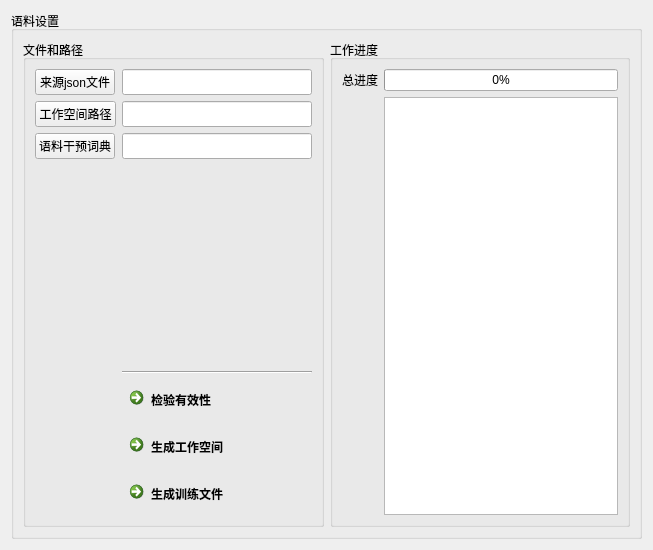
      <widget class="QWidget" name="my_page_corpus">
       <layout class="QGridLayout" name="gridLayout_2">
        <item row="1" column="0">
         <widget class="QGroupBox" name="groupBox_2">
          <property name="title">
           <string>语料设置</string>
          </property>
          <layout class="QHBoxLayout" name="horizontalLayout_2">
           <item>
            <widget class="QGroupBox" name="groupBox_7">
             <property name="sizePolicy">
              <sizepolicy hsizetype="Expanding" vsizetype="Preferred">
               <horstretch>1</horstretch>
               <verstretch>0</verstretch>
              </sizepolicy>
             </property>
             <property name="title">
              <string>文件和路径</string>
             </property>
             <layout class="QFormLayout" name="formLayout">
              <item row="0" column="0">
               <widget class="QPushButton" name="pushButton">
                <property name="sizePolicy">
                 <sizepolicy hsizetype="Minimum" vsizetype="Minimum">
                  <horstretch>0</horstretch>
                  <verstretch>0</verstretch>
                 </sizepolicy>
                </property>
                <property name="minimumSize">
                 <size>
                  <width>0</width>
                  <height>20</height>
                 </size>
                </property>
                <property name="text">
                 <string>来源json文件</string>
                </property>
               </widget>
              </item>
              <item row="0" column="1">
               <widget class="QLineEdit" name="lineEdit">
                <property name="sizePolicy">
                 <sizepolicy hsizetype="Preferred" vsizetype="Minimum">
                  <horstretch>0</horstretch>
                  <verstretch>0</verstretch>
                 </sizepolicy>
                </property>
                <property name="minimumSize">
                 <size>
                  <width>0</width>
                  <height>20</height>
                 </size>
                </property>
               </widget>
              </item>
              <item row="1" column="0">
               <widget class="QPushButton" name="pushButton_3">
                <property name="sizePolicy">
                 <sizepolicy hsizetype="Minimum" vsizetype="Minimum">
                  <horstretch>0</horstretch>
                  <verstretch>0</verstretch>
                 </sizepolicy>
                </property>
                <property name="minimumSize">
                 <size>
                  <width>0</width>
                  <height>20</height>
                 </size>
                </property>
                <property name="text">
                 <string>工作空间路径</string>
                </property>
               </widget>
              </item>
              <item row="1" column="1">
               <widget class="QLineEdit" name="lineEdit_3">
                <property name="sizePolicy">
                 <sizepolicy hsizetype="Preferred" vsizetype="Minimum">
                  <horstretch>0</horstretch>
                  <verstretch>0</verstretch>
                 </sizepolicy>
                </property>
                <property name="minimumSize">
                 <size>
                  <width>0</width>
                  <height>20</height>
                 </size>
                </property>
               </widget>
              </item>
              <item row="2" column="0">
               <widget class="QPushButton" name="pushButton_2">
                <property name="sizePolicy">
                 <sizepolicy hsizetype="Minimum" vsizetype="Minimum">
                  <horstretch>0</horstretch>
                  <verstretch>0</verstretch>
                 </sizepolicy>
                </property>
                <property name="minimumSize">
                 <size>
                  <width>0</width>
                  <height>20</height>
                 </size>
                </property>
                <property name="text">
                 <string>语料干预词典</string>
                </property>
               </widget>
              </item>
              <item row="2" column="1">
               <widget class="QLineEdit" name="lineEdit_2">
                <property name="sizePolicy">
                 <sizepolicy hsizetype="Preferred" vsizetype="Minimum">
                  <horstretch>0</horstretch>
                  <verstretch>0</verstretch>
                 </sizepolicy>
                </property>
                <property name="minimumSize">
                 <size>
                  <width>0</width>
                  <height>20</height>
                 </size>
                </property>
               </widget>
              </item>
              <item row="4" column="1">
               <widget class="Line" name="line">
                <property name="orientation">
                 <enum>Qt::Horizontal</enum>
                </property>
               </widget>
              </item>
              <item row="5" column="1">
               <widget class="QCommandLinkButton" name="commandLinkButton">
                <property name="sizePolicy">
                 <sizepolicy hsizetype="Preferred" vsizetype="Fixed">
                  <horstretch>0</horstretch>
                  <verstretch>0</verstretch>
                 </sizepolicy>
                </property>
                <property name="minimumSize">
                 <size>
                  <width>0</width>
                  <height>25</height>
                 </size>
                </property>
                <property name="text">
                 <string>检验有效性</string>
                </property>
               </widget>
              </item>
              <item row="6" column="1">
               <widget class="QCommandLinkButton" name="commandLinkButton_2">
                <property name="sizePolicy">
                 <sizepolicy hsizetype="Preferred" vsizetype="Fixed">
                  <horstretch>0</horstretch>
                  <verstretch>0</verstretch>
                 </sizepolicy>
                </property>
                <property name="minimumSize">
                 <size>
                  <width>0</width>
                  <height>25</height>
                 </size>
                </property>
                <property name="text">
                 <string>生成工作空间</string>
                </property>
               </widget>
              </item>
              <item row="7" column="1">
               <widget class="QCommandLinkButton" name="commandLinkButton_3">
                <property name="sizePolicy">
                 <sizepolicy hsizetype="Preferred" vsizetype="Fixed">
                  <horstretch>0</horstretch>
                  <verstretch>0</verstretch>
                 </sizepolicy>
                </property>
                <property name="minimumSize">
                 <size>
                  <width>0</width>
                  <height>25</height>
                 </size>
                </property>
                <property name="text">
                 <string>生成训练文件</string>
                </property>
               </widget>
              </item>
              <item row="3" column="1">
               <spacer name="verticalSpacer">
                <property name="orientation">
                 <enum>Qt::Vertical</enum>
                </property>
                <property name="sizeHint" stdset="0">
                 <size>
                  <width>100</width>
                  <height>200</height>
                 </size>
                </property>
               </spacer>
              </item>
             </layout>
            </widget>
           </item>
           <item>
            <widget class="QGroupBox" name="groupBox_8">
             <property name="sizePolicy">
              <sizepolicy hsizetype="Expanding" vsizetype="Preferred">
               <horstretch>1</horstretch>
               <verstretch>0</verstretch>
              </sizepolicy>
             </property>
             <property name="title">
              <string>工作进度</string>
             </property>
             <layout class="QFormLayout" name="formLayout_2">
              <item row="0" column="0">
               <widget class="QLabel" name="label_7">
                <property name="text">
                 <string>总进度</string>
                </property>
               </widget>
              </item>
              <item row="0" column="1">
               <widget class="QProgressBar" name="progressBar">
                <property name="cursor">
                 <cursorShape>WaitCursor</cursorShape>
                </property>
                <property name="maximum">
                 <number>100</number>
                </property>
                <property name="value">
                 <number>0</number>
                </property>
                <property name="textDirection">
                 <enum>QProgressBar::TopToBottom</enum>
                </property>
               </widget>
              </item>
              <item row="1" column="1">
               <widget class="QTextBrowser" name="textBrowser"/>
              </item>
             </layout>
            </widget>
           </item>
          </layout>
         </widget>
        </item>
       </layout>
      </widget>
